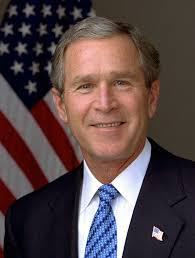
#> input picture demo/bush.jpg, 195 x 258 px
$ jupyter execute --allow-errors demo.ipynb
#> lines starting #> are read from the running program, lines starting #| are printed output that depends on the picture
[cell 1]
# Author: Kaan Çembertaş
# No: 200001684

[cell 2]
from cv2 import cv2
from matplotlib import pyplot as plt
import numpy as np
import math

### Reading images

[cell 3]
bush_image = cv2.imread("./bush.jpg")
#> bush_image is the input picture: shape (258, 195, 3); mean B, G, R 69.4, 68.8, 85.6
bush_image = cv2.cvtColor(bush_image, cv2.COLOR_BGR2RGB)

plt.imshow(bush_image)
plt.title('Bush')
plt.show()

### Converting to gray scale

[cell 4]
bush_gray = cv2.cvtColor(bush_image, cv2.COLOR_RGB2GRAY)
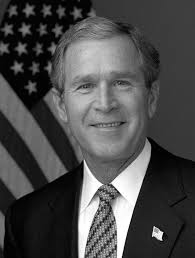
#> bush_gray: shape (258, 195); min 0, max 255, mean 73.9

plt.imshow(bush_gray,cmap='gray')
plt.title('Bush')
plt.show()

### Loading model

[cell 5]
face_cascade = cv2.CascadeClassifier('haarcascade_frontalcatface_default.xml')

bush_face = face_cascade.detectMultiScale(bush_gray, 1.3, 5)[0]
#> bush_face = [48, 43, 104, 104]
x,y,w,h = bush_face
#> x = 48; y = 43; w = 104; h = 104
cv2.rectangle(bush_image, (x, y), (x+w, y+h), (255, 0, 0), 2)
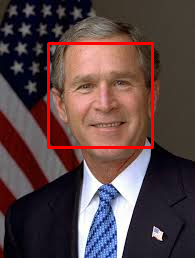
#> bush_image: shape (258, 195, 3); mean R, G, B 89.4, 67.1, 68

plt.imshow(bush_image)
plt.show()

[cell 6]
cropped = bush_gray[y:y+h, x:x+w]
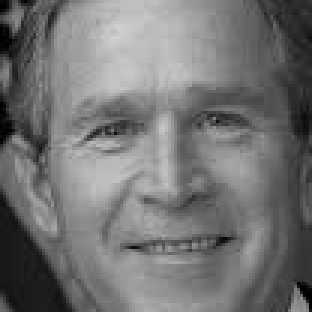
#> cropped: shape (104, 104) (shown 3 times larger); min 0, max 210, mean 115.4
plt.imshow(cropped,cmap='gray')
plt.show()

print(cropped.shape)
#| (104, 104)
print(type(cropped))
#| <class 'numpy.ndarray'>

### Applying LBP operation
#### Parameters:
- Radius: 1
- Neighbors: 8
- Grid X: 8
- Grid Y:8

[cell 7]
rows,cols = cropped.shape
#> rows = 104; cols = 104
patternImage = np.zeros((rows,cols))

for row in range(rows):
    for col in range(cols):
        subMatrix = cropped[row-1:row+2,col-1:col+2].copy()
        subRows, subColumns = subMatrix.shape

        if subRows!=3 or subColumns!=3:
            continue

        threshold = subMatrix[1,1]
        binary = ''
        for subRow in range(3):
            for subColumn in range(3):
                if(subRow == 1 and subColumn == 1):
                    continue
                elif(subMatrix[subRow,subColumn] < threshold):
                    binary += '0'
                else:
                    binary += '1'
        patternImage[row,col] = int(binary,2)
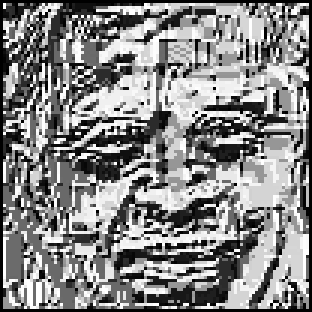
#> patternImage: shape (104, 104) float64 (shown 3 times larger); min 0, max 255, mean 134.7

patternImage = patternImage.astype(int)

### LBP Result of the image

[cell 8]
patternImage = patternImage[1:rows-1,1:cols-1].copy()
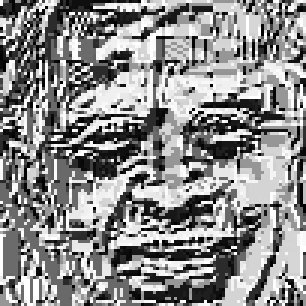
#> patternImage: shape (102, 102) int64 (shown 3 times larger); min 0, max 255, mean 140.1
plt.imshow(patternImage,cmap='gray')
plt.show()

### Regions & Grids

[cell 9]
gridX = 8
gridY = 8

width, height = patternImage.shape
#> width = 102; height = 102
offsetX = math.ceil(width/gridX)
#> offsetX = 13
offsetY = math.ceil(height/gridY)
#> offsetY = 13
patternImageCopy = patternImage.copy()

cellLocations = []

for i in range(gridX):
    for j in range(gridY):
        cellLocations.append((i*offsetX,j*offsetY))

#> (the rest of this cell did not finish here and is left out)

### Extracting histogram of each region

[cell 10]
histogramArray = []

for x,y in cellLocations:
    region = patternImage[y:y+offsetY,x:x+offsetX]
    histogram,_ = np.histogram(region,bins=256)
    histogramArray.append(histogram)
#> after the loop, histogramArray = 64 items

plt.plot(histogramArray[0])
plt.show()
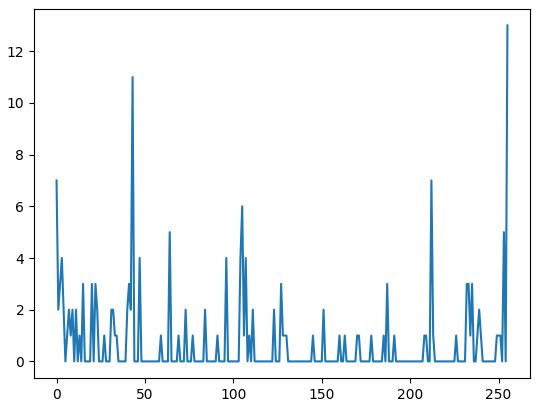
#> figure drawn by matplotlib, 1 panel; curve peaks at x = 255, y = 13

plt.plot(histogramArray[19])
plt.show()
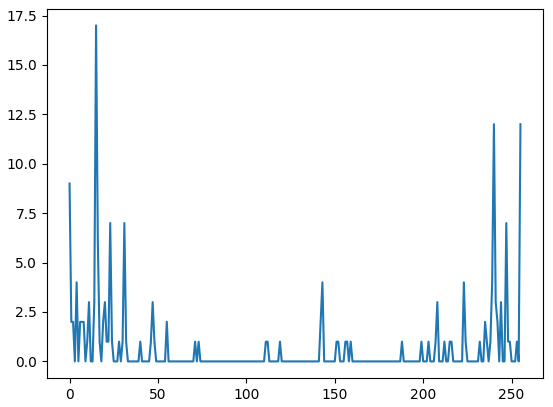
#> figure drawn by matplotlib, 1 panel; curve peaks at x = 15, y = 17

plt.plot(histogramArray[63])
plt.show()
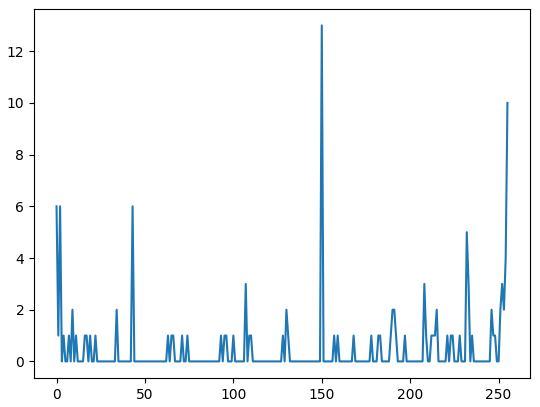
#> figure drawn by matplotlib, 1 panel; curve peaks at x = 150, y = 13

### Extracting face features by histograms

[cell 11]
faceFeatures = np.array([])

for histogram in histogramArray:
    faceFeatures = np.concatenate((faceFeatures,histogram))
#> this loop made 64 passes
#> after the loop, faceFeatures = 16384 values, max 67 at index 1643, min 0 at index 5, mean 0.635

# Normalize the features
amax = np.amax(faceFeatures)
#> amax = 67
amin = np.amin(faceFeatures)
#> amin = 0
for i,_ in enumerate(faceFeatures):
    faceFeatures[i] = (faceFeatures[i]-amin) / (amax-amin)
#> after the loop, faceFeatures = 16384 values, max 1 at index 1643, min 0 at index 5, mean 0.00948


plt.plot(faceFeatures)
plt.show()
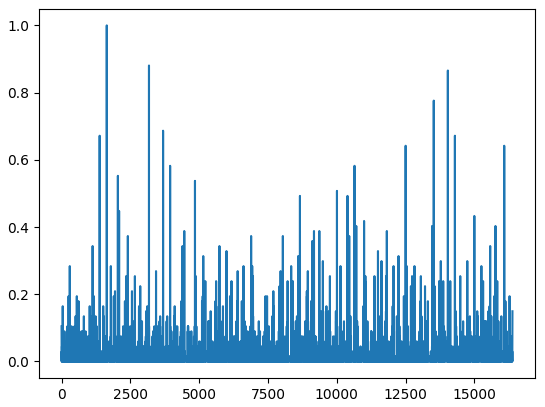
#> figure drawn by matplotlib, 1 panel; curve peaks at x = 1643, y = 1

print("Face feature vector of Bush:",faceFeatures)
#> (printed output is left out)
print("Length of the features:",len(faceFeatures))
#| Length of the features: 16384

$ run again, with demo/angelina1.jpg copied over demo/bush.jpg
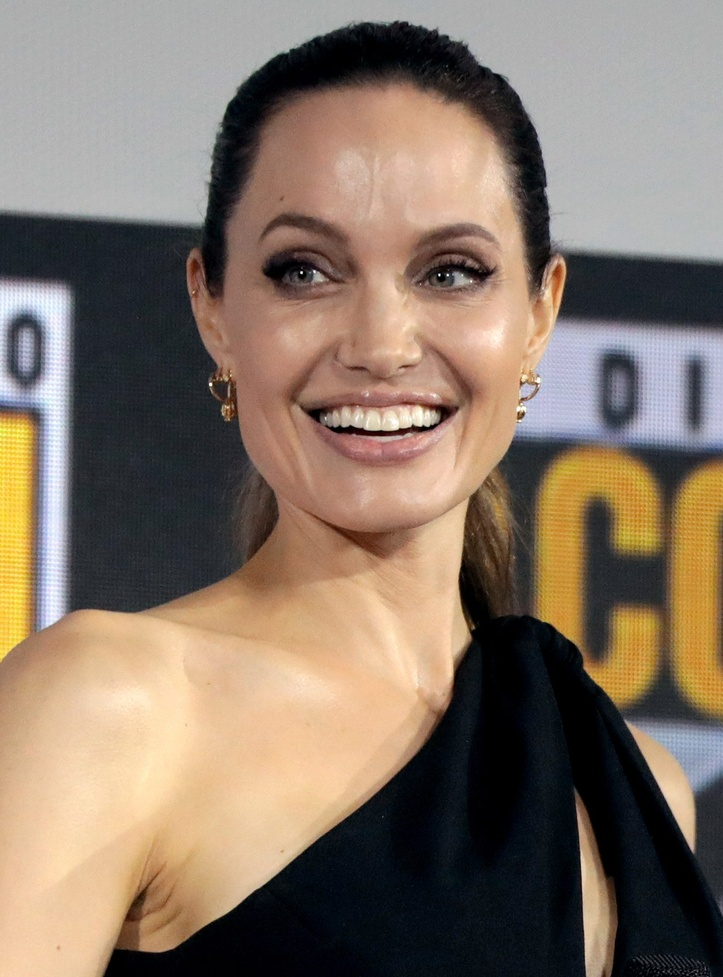
#> input picture demo/angelina1.jpg, 723 x 977 px, shrunk from 1200 x 1622 before the run
#> bush_image is the input picture: shape (977, 723, 3); mean B, G, R 102.9, 117.4, 133.9
#> `bush_gray = cv2.cvtColor(bush_image, cv2.COLOR_RGB2GRAY)`:
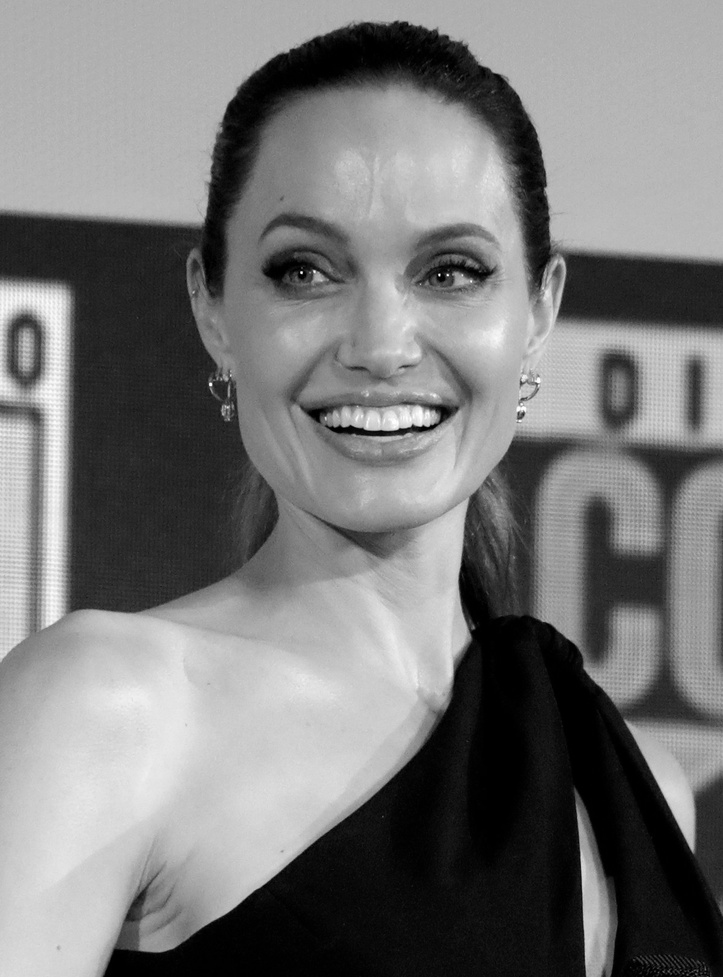
#> bush_gray: shape (977, 723); min 0, max 255, mean 120.7
#> bush_face = [178, 116, 400, 400]
#> x = 178; y = 116; w = 400
#| (400, 400)
#| <class 'numpy.ndarray'>
#> after the loop `for x,y in cellLocations:`: histogramArray = 64 items
#> the loop `for histogram in histogramArray:` made 64 passes
#> after the loop `for histogram in histogramArray:`: faceFeatures = 16384 values, max 326 at index 10751, min 0 at index 13, mean 9.67
#> amax = 326
#> amin = 0
#> after the loop `for i,_ in enumerate(faceFeatures):`: faceFeatures = 16384 values, max 1 at index 10751, min 0 at index 13, mean 0.0297
#> `plt.show()`:
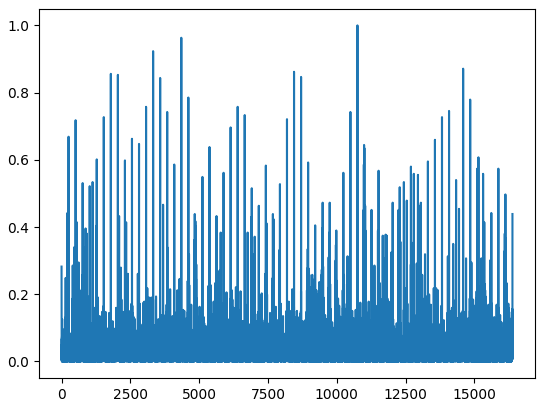
#> figure drawn by matplotlib, 1 panel; curve peaks at x = 10751, y = 1
#> (printed output is left out)
#| Length of the features: 16384
